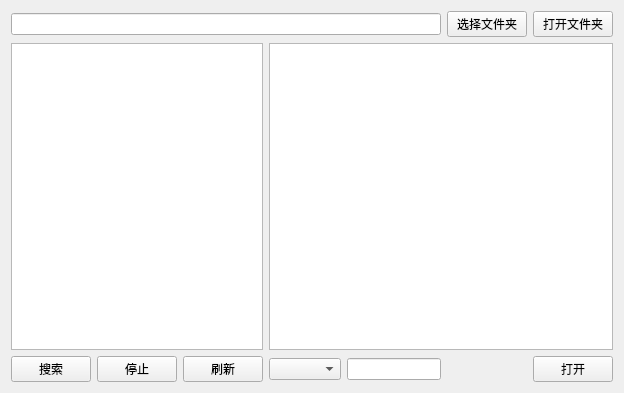
<?xml version="1.0" encoding="UTF-8"?>
<ui version="4.0">
 <class>Form</class>
 <widget class="QWidget" name="Form">
  <property name="geometry">
   <rect>
    <x>0</x>
    <y>0</y>
    <width>624</width>
    <height>393</height>
   </rect>
  </property>
  <property name="windowTitle">
   <string>Form</string>
  </property>
  <layout class="QGridLayout" name="gridLayout">
   <item row="1" column="3" colspan="4">
    <widget class="QTextBrowser" name="resulit_text_browser"/>
   </item>
   <item row="2" column="0">
    <widget class="QPushButton" name="search_button">
     <property name="sizePolicy">
      <sizepolicy hsizetype="Fixed" vsizetype="Fixed">
       <horstretch>0</horstretch>
       <verstretch>0</verstretch>
      </sizepolicy>
     </property>
     <property name="text">
      <string>搜索</string>
     </property>
    </widget>
   </item>
   <item row="2" column="3">
    <widget class="QComboBox" name="type_combo_box">
     <property name="sizePolicy">
      <sizepolicy hsizetype="Fixed" vsizetype="Fixed">
       <horstretch>0</horstretch>
       <verstretch>0</verstretch>
      </sizepolicy>
     </property>
    </widget>
   </item>
   <item row="2" column="4">
    <widget class="QLineEdit" name="id_line_edit"/>
   </item>
   <item row="0" column="0" colspan="5">
    <widget class="QLineEdit" name="path_line_edit"/>
   </item>
   <item row="2" column="6">
    <widget class="QPushButton" name="open_push_button">
     <property name="sizePolicy">
      <sizepolicy hsizetype="Fixed" vsizetype="Fixed">
       <horstretch>0</horstretch>
       <verstretch>0</verstretch>
      </sizepolicy>
     </property>
     <property name="text">
      <string>打开</string>
     </property>
    </widget>
   </item>
   <item row="1" column="0" colspan="3">
    <widget class="QListWidget" name="pic_list_widget"/>
   </item>
   <item row="0" column="5">
    <widget class="QPushButton" name="choice_button">
     <property name="text">
      <string>选择文件夹</string>
     </property>
    </widget>
   </item>
   <item row="0" column="6">
    <widget class="QPushButton" name="open_dir_button">
     <property name="text">
      <string>打开文件夹</string>
     </property>
    </widget>
   </item>
   <item row="2" column="1">
    <widget class="QPushButton" name="stop_button">
     <property name="text">
      <string>停止</string>
     </property>
    </widget>
   </item>
   <item row="2" column="2">
    <widget class="QPushButton" name="refresh_button">
     <property name="text">
      <string>刷新</string>
     </property>
    </widget>
   </item>
  </layout>
 </widget>
 <resources/>
 <connections/>
</ui>
